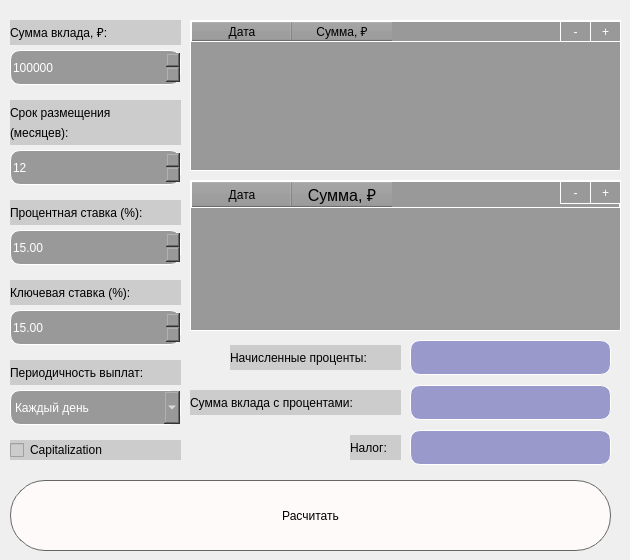
      <widget class="QWidget" name="Deposit">
       <attribute name="title">
        <string>Депозитный</string>
       </attribute>
       <widget class="QSpinBox" name="spinBox_deposit_sum">
        <property name="geometry">
         <rect>
          <x>10</x>
          <y>50</y>
          <width>171</width>
          <height>35</height>
         </rect>
        </property>
        <property name="whatsThis">
         <string>&lt;html&gt;&lt;head/&gt;&lt;body&gt;&lt;p&gt;Credit amount (ruble)&lt;/p&gt;&lt;/body&gt;&lt;/html&gt;</string>
        </property>
        <property name="styleSheet">
         <string notr="true">background-color: rgb(153, 153, 153);
border: 1px solid white;
font: 200 20pt &quot;Helvetica Neue&quot;;
color: white;
border-radius: 10px;</string>
        </property>
        <property name="minimum">
         <number>100000</number>
        </property>
        <property name="maximum">
         <number>15000000</number>
        </property>
        <property name="singleStep">
         <number>100000</number>
        </property>
       </widget>
       <widget class="QLabel" name="label_9">
        <property name="geometry">
         <rect>
          <x>10</x>
          <y>20</y>
          <width>171</width>
          <height>25</height>
         </rect>
        </property>
        <property name="styleSheet">
         <string notr="true">
	font: 200 16pt &quot;Helvetica Neue&quot;;
	color: black;
	border: 0px white;
	background-color: rgb(204, 204, 204);
</string>
        </property>
        <property name="text">
         <string>Сумма вклада, ₽:</string>
        </property>
       </widget>
       <widget class="QLabel" name="label_10">
        <property name="geometry">
         <rect>
          <x>10</x>
          <y>100</y>
          <width>171</width>
          <height>25</height>
         </rect>
        </property>
        <property name="styleSheet">
         <string notr="true">
	font: 200 16pt &quot;Helvetica Neue&quot;;
	color: black;
	border: 0px white;
	background-color: rgb(204, 204, 204);
</string>
        </property>
        <property name="text">
         <string>Срок размещения</string>
        </property>
       </widget>
       <widget class="QDoubleSpinBox" name="spinBox_interest_rate">
        <property name="geometry">
         <rect>
          <x>10</x>
          <y>230</y>
          <width>171</width>
          <height>35</height>
         </rect>
        </property>
        <property name="styleSheet">
         <string notr="true">background-color: rgb(153, 153, 153);
border: 1px solid white;
font: 200 20pt &quot;Helvetica Neue&quot;;
color: white;
border-radius: 10px;</string>
        </property>
        <property name="minimum">
         <double>0.000000000000000</double>
        </property>
        <property name="maximum">
         <double>100.000000000000000</double>
        </property>
        <property name="singleStep">
         <double>0.100000000000000</double>
        </property>
        <property name="value">
         <double>15.000000000000000</double>
        </property>
       </widget>
       <widget class="QSpinBox" name="spinBox_term">
        <property name="geometry">
         <rect>
          <x>10</x>
          <y>150</y>
          <width>171</width>
          <height>35</height>
         </rect>
        </property>
        <property name="styleSheet">
         <string notr="true">background-color: rgb(153, 153, 153);
border: 1px solid white;
font: 200 20pt &quot;Helvetica Neue&quot;;
color: white;
border-radius: 10px;</string>
        </property>
        <property name="minimum">
         <number>1</number>
        </property>
        <property name="maximum">
         <number>600</number>
        </property>
        <property name="singleStep">
         <number>1</number>
        </property>
        <property name="value">
         <number>12</number>
        </property>
       </widget>
       <widget class="QLabel" name="label_11">
        <property name="geometry">
         <rect>
          <x>10</x>
          <y>200</y>
          <width>171</width>
          <height>25</height>
         </rect>
        </property>
        <property name="styleSheet">
         <string notr="true">
	font: 200 16pt &quot;Helvetica Neue&quot;;
	color: black;
	border: 0px white;
	background-color: rgb(204, 204, 204);
</string>
        </property>
        <property name="text">
         <string>Процентная ставка (%):</string>
        </property>
       </widget>
       <widget class="QLabel" name="label_12">
        <property name="geometry">
         <rect>
          <x>10</x>
          <y>280</y>
          <width>171</width>
          <height>25</height>
         </rect>
        </property>
        <property name="styleSheet">
         <string notr="true">
	font: 200 16pt &quot;Helvetica Neue&quot;;
	color: black;
	border: 0px white;
	background-color: rgb(204, 204, 204);
</string>
        </property>
        <property name="text">
         <string>Ключевая ставка (%):</string>
        </property>
       </widget>
       <widget class="QDoubleSpinBox" name="spinBox_tax_rate">
        <property name="geometry">
         <rect>
          <x>10</x>
          <y>310</y>
          <width>171</width>
          <height>35</height>
         </rect>
        </property>
        <property name="styleSheet">
         <string notr="true">background-color: rgb(153, 153, 153);
border: 1px solid white;
font: 200 20pt &quot;Helvetica Neue&quot;;
color: white;
border-radius: 10px;</string>
        </property>
        <property name="minimum">
         <double>0.000000000000000</double>
        </property>
        <property name="maximum">
         <double>100.000000000000000</double>
        </property>
        <property name="singleStep">
         <double>0.100000000000000</double>
        </property>
        <property name="value">
         <double>15.000000000000000</double>
        </property>
       </widget>
       <widget class="QLabel" name="label_13">
        <property name="geometry">
         <rect>
          <x>10</x>
          <y>360</y>
          <width>171</width>
          <height>25</height>
         </rect>
        </property>
        <property name="styleSheet">
         <string notr="true">
	font: 200 16pt &quot;Helvetica Neue&quot;;
	color: black;
	border: 0px white;
	background-color: rgb(204, 204, 204);
</string>
        </property>
        <property name="text">
         <string>Периодичность выплат:</string>
        </property>
       </widget>
       <widget class="QCheckBox" name="checkBox_capitalization">
        <property name="geometry">
         <rect>
          <x>10</x>
          <y>440</y>
          <width>171</width>
          <height>20</height>
         </rect>
        </property>
        <property name="styleSheet">
         <string notr="true">
	font: 200 16pt &quot;Helvetica Neue&quot;;
	color: black;
	border: 0px white;
	background-color: rgb(204, 204, 204);
</string>
        </property>
        <property name="text">
         <string>Capitalization</string>
        </property>
       </widget>
       <widget class="QLabel" name="label_14">
        <property name="geometry">
         <rect>
          <x>10</x>
          <y>120</y>
          <width>171</width>
          <height>25</height>
         </rect>
        </property>
        <property name="styleSheet">
         <string notr="true">
	font: 200 16pt &quot;Helvetica Neue&quot;;
	color: black;
	border: 0px white;
	background-color: rgb(204, 204, 204);
</string>
        </property>
        <property name="text">
         <string>(месяцев):</string>
        </property>
       </widget>
       <widget class="QTableWidget" name="tableWidget_add">
        <property name="geometry">
         <rect>
          <x>190</x>
          <y>20</y>
          <width>431</width>
          <height>151</height>
         </rect>
        </property>
        <property name="styleSheet">
         <string notr="true">background-color:rgb(153, 153, 153);
border: 1px solid white;</string>
        </property>
        <column>
         <property name="text">
          <string>Дата</string>
         </property>
        </column>
        <column>
         <property name="text">
          <string>Сумма, ₽</string>
         </property>
        </column>
       </widget>
       <widget class="QTableWidget" name="tableWidget_sub">
        <property name="geometry">
         <rect>
          <x>190</x>
          <y>180</y>
          <width>431</width>
          <height>151</height>
         </rect>
        </property>
        <property name="styleSheet">
         <string notr="true">background-color:rgb(153, 153, 153);
border: 1px solid white;</string>
        </property>
        <column>
         <property name="text">
          <string>Дата</string>
         </property>
         <property name="font">
          <font>
           <family>Helvetica Neue</family>
          </font>
         </property>
        </column>
        <column>
         <property name="text">
          <string>Сумма, ₽</string>
         </property>
         <property name="font">
          <font>
           <family>Helvetica Neue</family>
           <pointsize>12</pointsize>
          </font>
         </property>
        </column>
       </widget>
       <widget class="QPushButton" name="pushButton_calc_deposit">
        <property name="geometry">
         <rect>
          <x>10</x>
          <y>480</y>
          <width>601</width>
          <height>71</height>
         </rect>
        </property>
        <property name="styleSheet">
         <string notr="true">QPushButton{
	background-color: #FFFAFA;
	border: 1px solid rgb(102, 102, 102);
	padding: 5px;
	font: 200 24pt &quot;Helvetica Neue&quot;;
	color: black;
	border-radius: 35px;
}

QPushButton:pressed{
	background-color: #FFC0CB;
	border: 1px solid rgb(153, 0, 102);
	padding: 5px;
	font: 200 24pt &quot;Helvetica Neue&quot;;
	color: black;
	border-radius: 30px;
}</string>
        </property>
        <property name="text">
         <string>Расчитать</string>
        </property>
       </widget>
       <widget class="QLabel" name="label_15">
        <property name="geometry">
         <rect>
          <x>230</x>
          <y>345</y>
          <width>171</width>
          <height>25</height>
         </rect>
        </property>
        <property name="styleSheet">
         <string notr="true">
	font: 200 16pt &quot;Helvetica Neue&quot;;
	color: black;
	border: 0px white;
	background-color: rgb(204, 204, 204);
</string>
        </property>
        <property name="text">
         <string>Начисленные проценты:</string>
        </property>
       </widget>
       <widget class="QLabel" name="label_16">
        <property name="geometry">
         <rect>
          <x>190</x>
          <y>390</y>
          <width>211</width>
          <height>25</height>
         </rect>
        </property>
        <property name="styleSheet">
         <string notr="true">
	font: 200 16pt &quot;Helvetica Neue&quot;;
	color: black;
	border: 0px white;
	background-color: rgb(204, 204, 204);
</string>
        </property>
        <property name="text">
         <string>Сумма вклада с процентами:</string>
        </property>
       </widget>
       <widget class="QLabel" name="label_17">
        <property name="geometry">
         <rect>
          <x>350</x>
          <y>435</y>
          <width>51</width>
          <height>25</height>
         </rect>
        </property>
        <property name="styleSheet">
         <string notr="true">
	font: 200 16pt &quot;Helvetica Neue&quot;;
	color: black;
	border: 0px white;
	background-color: rgb(204, 204, 204);
</string>
        </property>
        <property name="text">
         <string>Налог:</string>
        </property>
       </widget>
       <widget class="QTextEdit" name="label_interest">
        <property name="geometry">
         <rect>
          <x>410</x>
          <y>340</y>
          <width>201</width>
          <height>35</height>
         </rect>
        </property>
        <property name="styleSheet">
         <string notr="true">background-color: rgb(153, 153, 204);
border: 1px solid white;
font: 200 20pt &quot;Helvetica Neue&quot;;
color: white;
border-radius: 10px;</string>
        </property>
       </widget>
       <widget class="QTextEdit" name="label_deposit_result">
        <property name="geometry">
         <rect>
          <x>410</x>
          <y>385</y>
          <width>201</width>
          <height>35</height>
         </rect>
        </property>
        <property name="styleSheet">
         <string notr="true">background-color: rgb(153, 153, 204);
border: 1px solid white;
font: 200 20pt &quot;Helvetica Neue&quot;;
color: white;
border-radius: 10px;</string>
        </property>
       </widget>
       <widget class="QTextEdit" name="label_tax">
        <property name="geometry">
         <rect>
          <x>410</x>
          <y>430</y>
          <width>201</width>
          <height>35</height>
         </rect>
        </property>
        <property name="styleSheet">
         <string notr="true">background-color: rgb(153, 153, 204);
border: 1px solid white;
font: 200 20pt &quot;Helvetica Neue&quot;;
color: white;
border-radius: 10px;</string>
        </property>
       </widget>
       <widget class="QPushButton" name="pushButton_add_plus">
        <property name="geometry">
         <rect>
          <x>590</x>
          <y>21</y>
          <width>31</width>
          <height>21</height>
         </rect>
        </property>
        <property name="styleSheet">
         <string notr="true">background-color: rgb(153, 153, 153);
border: 1px solid white;
font: 200 20pt &quot;Helvetica Neue&quot;;
color: white;
border-radius: 0px;</string>
        </property>
        <property name="text">
         <string>+</string>
        </property>
       </widget>
       <widget class="QPushButton" name="pushButton_sub_plus">
        <property name="geometry">
         <rect>
          <x>590</x>
          <y>181</y>
          <width>31</width>
          <height>23</height>
         </rect>
        </property>
        <property name="styleSheet">
         <string notr="true">background-color: rgb(153, 153, 153);
border: 1px solid white;
font: 200 20pt &quot;Helvetica Neue&quot;;
color: white;
border-radius: 0px;</string>
        </property>
        <property name="text">
         <string>+</string>
        </property>
       </widget>
       <widget class="QPushButton" name="pushButton_add_minus">
        <property name="geometry">
         <rect>
          <x>560</x>
          <y>21</y>
          <width>31</width>
          <height>21</height>
         </rect>
        </property>
        <property name="styleSheet">
         <string notr="true">background-color: rgb(153, 153, 153);
border: 1px solid white;
font: 200 20pt &quot;Helvetica Neue&quot;;
color: white;
border-radius: 0px;</string>
        </property>
        <property name="text">
         <string>-</string>
        </property>
       </widget>
       <widget class="QPushButton" name="pushButton_sub_minus">
        <property name="geometry">
         <rect>
          <x>560</x>
          <y>181</y>
          <width>31</width>
          <height>23</height>
         </rect>
        </property>
        <property name="styleSheet">
         <string notr="true">background-color: rgb(153, 153, 153);
border: 1px solid white;
font: 200 20pt &quot;Helvetica Neue&quot;;
color: white;
border-radius: 0px;</string>
        </property>
        <property name="text">
         <string>-</string>
        </property>
       </widget>
       <widget class="QComboBox" name="comboBox_payment_period">
        <property name="geometry">
         <rect>
          <x>10</x>
          <y>390</y>
          <width>171</width>
          <height>35</height>
         </rect>
        </property>
        <property name="styleSheet">
         <string notr="true">background-color: rgb(153, 153, 153);
border: 1px solid white;
font: 200 20pt &quot;Helvetica Neue&quot;;
color: white;
border-radius: 10px;</string>
        </property>
        <item>
         <property name="text">
          <string>Каждый день</string>
         </property>
        </item>
        <item>
         <property name="text">
          <string>Каждую неделю</string>
         </property>
        </item>
        <item>
         <property name="text">
          <string>Раз в месяц</string>
         </property>
        </item>
        <item>
         <property name="text">
          <string>Раз в квартал</string>
         </property>
        </item>
        <item>
         <property name="text">
          <string>Раз в полгода</string>
         </property>
        </item>
        <item>
         <property name="text">
          <string>Раз в год</string>
         </property>
        </item>
        <item>
         <property name="text">
          <string>В конце срока (без капитализации)</string>
         </property>
        </item>
       </widget>
      </widget>
